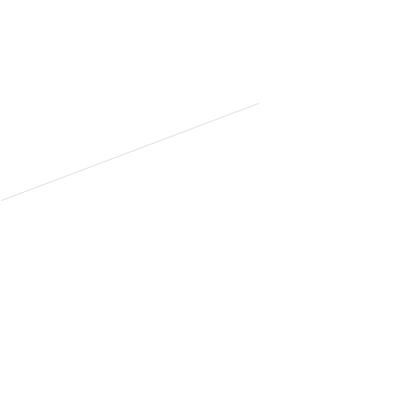
Frame 1 (no input)
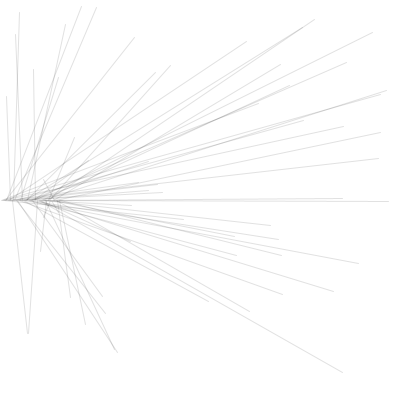
Frame 60 (the mouse pressed at the canvas centre just before this capture)
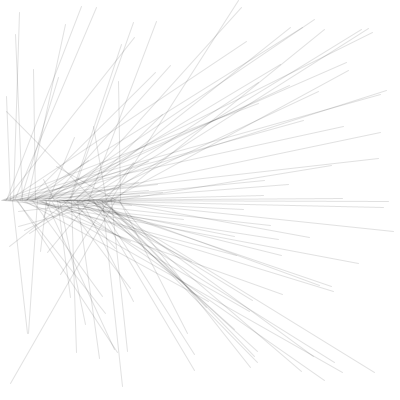
Frame 120 (the mouse held since frame 60 and released just before this capture)

The Processing sketch that drew these frames (run headless with seeded random() and noise(); from frame 60 on, the mouse is pressed at the canvas centre):

// Processing sketch: frameCount_modulo_4
// ── frameCount_modulo_4.pde
void setup()
{
  size(400, 400);
  background(255);
  stroke(0, 30);
}

void draw()
{
  line(frameCount % 400, height/2, random(width), random(height));
}
